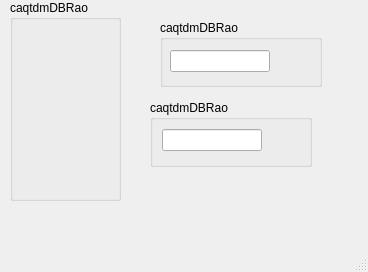
<?xml version="1.0" encoding="UTF-8"?>
<ui version="4.0">
 <class>MainWindow</class>
 <widget class="QMainWindow" name="MainWindow">
  <property name="geometry">
   <rect>
    <x>0</x>
    <y>0</y>
    <width>368</width>
    <height>272</height>
   </rect>
  </property>
  <property name="windowTitle">
   <string>MainWindow</string>
  </property>
  <widget class="QWidget" name="centralwidget">
   <widget class="QGroupBox" name="groupBox_3">
    <property name="geometry">
     <rect>
      <x>160</x>
      <y>20</y>
      <width>162</width>
      <height>67</height>
     </rect>
    </property>
    <property name="autoFillBackground">
     <bool>true</bool>
    </property>
    <property name="title">
     <string>caqtdmDBRao</string>
    </property>
    <widget class="caTextEntry" name="catextentry_16">
     <property name="geometry">
      <rect>
       <x>10</x>
       <y>30</y>
       <width>100</width>
       <height>22</height>
      </rect>
     </property>
     <property name="channel" stdset="0">
      <string notr="true">epics4://caqtdmDBRao</string>
     </property>
     <property name="colorMode">
      <enum>caLineEdit::Alarm_Default</enum>
     </property>
    </widget>
   </widget>
   <widget class="QGroupBox" name="groupBox_4">
    <property name="geometry">
     <rect>
      <x>150</x>
      <y>100</y>
      <width>162</width>
      <height>67</height>
     </rect>
    </property>
    <property name="autoFillBackground">
     <bool>true</bool>
    </property>
    <property name="title">
     <string>caqtdmDBRao</string>
    </property>
    <widget class="caTextEntry" name="catextentry_17">
     <property name="geometry">
      <rect>
       <x>12</x>
       <y>29</y>
       <width>100</width>
       <height>22</height>
      </rect>
     </property>
     <property name="channel" stdset="0">
      <string notr="true">caqtdmDBRao</string>
     </property>
     <property name="colorMode">
      <enum>caLineEdit::Alarm_Default</enum>
     </property>
    </widget>
   </widget>
   <widget class="QGroupBox" name="groupBox_5">
    <property name="geometry">
     <rect>
      <x>10</x>
      <y>0</y>
      <width>111</width>
      <height>201</height>
     </rect>
    </property>
    <property name="autoFillBackground">
     <bool>true</bool>
    </property>
    <property name="title">
     <string>caqtdmDBRao</string>
    </property>
    <widget class="caSlider" name="caslider_2">
     <property name="geometry">
      <rect>
       <x>40</x>
       <y>10</y>
       <width>20</width>
       <height>150</height>
      </rect>
     </property>
     <property name="channel" stdset="0">
      <string notr="true">epics4://caqtdmDBRao</string>
     </property>
     <property name="colorMode">
      <enum>caSlider::Alarm</enum>
     </property>
    </widget>
   </widget>
  </widget>
  <widget class="QMenuBar" name="menubar">
   <property name="geometry">
    <rect>
     <x>0</x>
     <y>0</y>
     <width>368</width>
     <height>19</height>
    </rect>
   </property>
  </widget>
  <widget class="QStatusBar" name="statusbar"/>
 </widget>
 <customwidgets>
  <customwidget>
   <class>caSlider</class>
   <extends>QWidget</extends>
   <header>caSlider</header>
  </customwidget>
  <customwidget>
   <class>caTextEntry</class>
   <extends>caLineEdit</extends>
   <header>caTextEntry</header>
  </customwidget>
  <customwidget>
   <class>caLineEdit</class>
   <extends>QLineEdit</extends>
   <header>caLineEdit</header>
  </customwidget>
 </customwidgets>
 <resources/>
 <connections/>
</ui>
